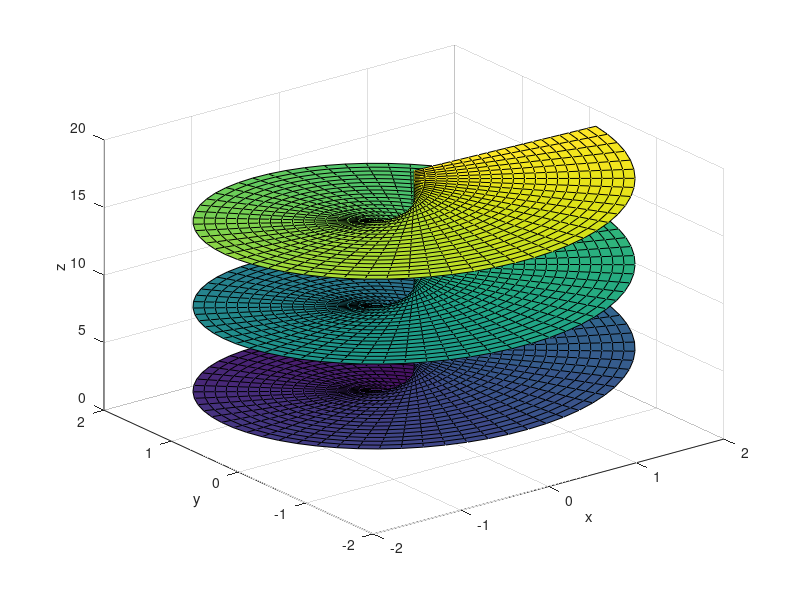

MATLAB code for this plot:
close all;
[r,theta]=meshgrid(0:.1:2,0:.1:6*pi);
x=r.*cos(theta);
y=r.*sin(theta);
z=theta;
surf(x,y,z)

xlabel('x')
ylabel('y')
zlabel('z')
